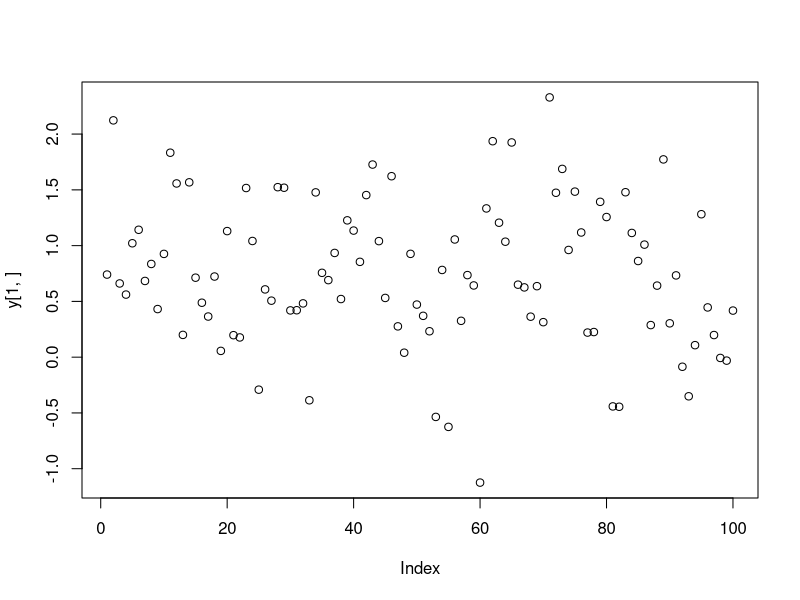
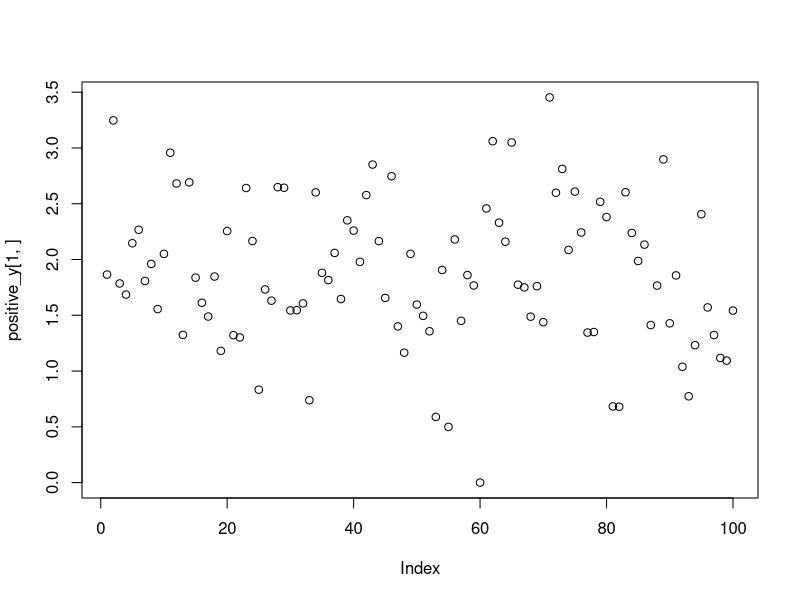
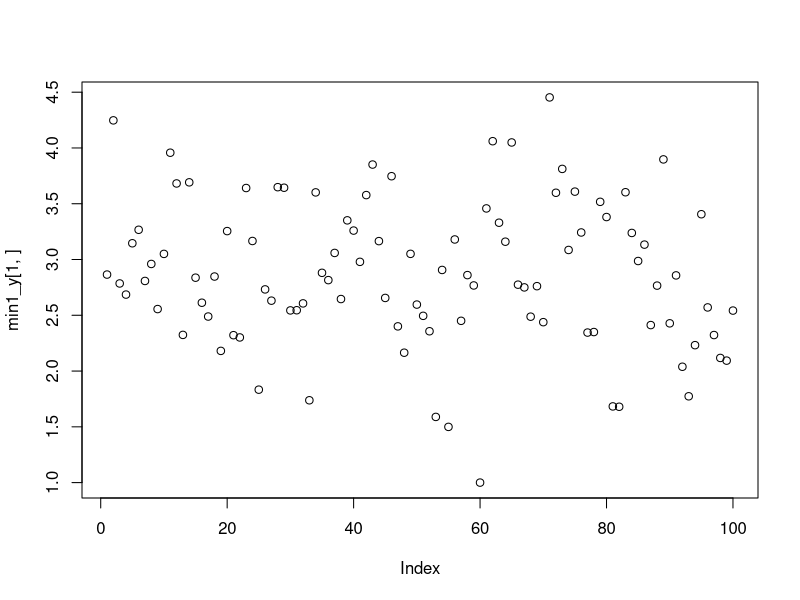
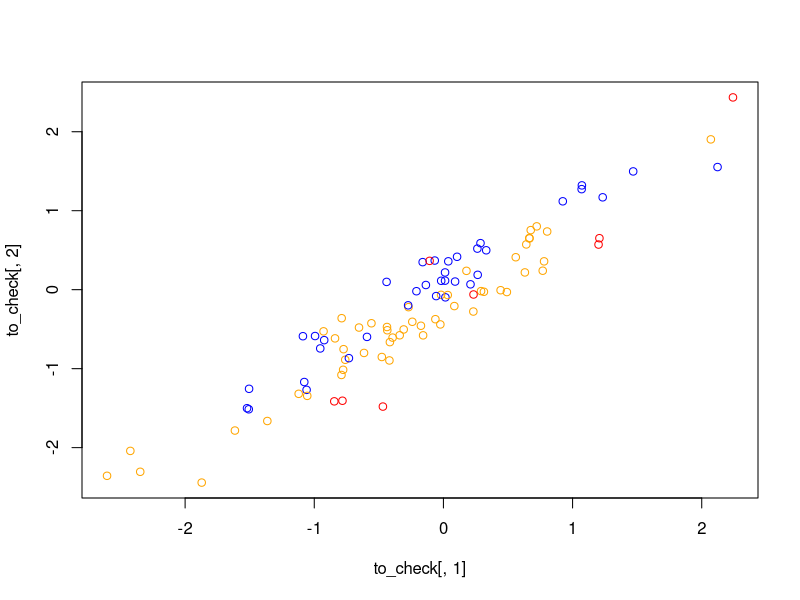

Reproduce these figures in R, in order. (Note: this script raises an error after producing the figures.)
### Log-likelihood for MVN with penalty ###
library(MASS)
library(mvtnorm)
library(Matrix)

## goals: 
# Optimize functions with loops: remove c() >> Done
# Increase the penalty: rho = 0.99 >> Done
# Set white noise variance: sigmasq = 1 
# Change w(t) from deterministic to sampled
# Remove constants from functions, split variables
# R style guide: make changes
# Split functions into different files
# Derive the real gradient function
# Assess the accuracy of optim with different pars



## conventions: 
# sample size and Time: T << n
n <- 100
Time <- 3 # if 1 -- cannot calculate the sigmasq

# Sigma: covariance matrix for AR(1)
Sigma <- function(t, rho){ # t:vector size; rho is fixed
    sigma <- matrix(NA, nrow = t, ncol = t)
    for(i in 1:t){
        for(j in 1:t){
            sigma[i,j] <- rho^abs(i-j)
        }
    }
    return(sigma)
}

# cov. matrix for MVN simulation: n samples
sigma <- Sigma(Time+1, rho = 0.95)

# simulate
x_values <- mvrnorm(n, rep(0, Time+1), sigma) # vector of length T+1

# Define w(t)=(T-t)/T :straight line with the negative slope: -1/T
# Calculate covariances between simulated X's using correlation form on 
# page3, (1) form.


# a correlation matrix: (using corr(y_x_i, y_x_j)) -- For simulation
calc_corr <- function(val, t, n) { #simulated X's
    omega <- matrix(NA, nrow = n, ncol = n)
    time <- 0:t
    for(i in 1:n) {
        for(j in 1:n) {
            omega[i,j] <- exp(-sum(((t-time+1)/(t+1))*(val[i,]-val[j,])^2))
        }
    }
    return(omega)
}

omega <- calc_corr(x_values, Time, n)

# simulate y
y <- rmvnorm(1, mean = rep(0, n), sigma = omega) 
plot(y[1,]) 
summary(y[1,]) # get the idea



# once we simulate Y's, let's see if they are generated correctly:
# We need positive y_values:
positive_y <- y + abs(min(y))# shift by the minimum value
plot(positive_y[1,])
min1_y <- positive_y + (1-min(positive_y)) # set minimum value of y = 1
plot(min1_y[1,])
# convert to colors:
colors <- colorRampPalette(c("red", "orange", "blue"))(3)[min1_y[1,]]
length(colors) #check if all y have been assigned colors
# add to dataframe:
to_check <- as.data.frame(x_values)
colnames(to_check) <- c("x0","x1")
to_check$colors <- colors

# Plotted are X's (default: n=100) and points are colored by Y:
plot(to_check[,1], to_check[,2], col = to_check$colors)
# close dots should be of the same color



# d: dataset combined: functional input and scale output
d <- cbind(x_values,t(y)) #colnames(d) <- c("t0", "t1", "y")

# w(t)=rho*w(t-1) + z_t, z_t ~ N(0,sigma_square)
# to find sigma_square:
find_sigmasq <- function(rho, t){
    time <- seq(0, t, by = 1)
    v <- (t-time+1)/(t+1)
    n <- length(v)
    z <- numeric(n-1) 
    for(i in 1:(n-1)) {
        z[i] <- v[i+1]-rho*v[i]
    }
    return(var(z))
}

find_sigmasq(0.99, 2)

# need omega -- general w/ w(t) as a vector. 
gcalc_corr <- function(d,w) { #retriev x's from d
    n <- nrow(d)
    time <- ncol(d)-1
    omega <- matrix(NA, nrow = n, ncol = n)
    
    # remove last column: y
    for(i in 1:n){
        for(j in 1:n){
            omega[i,j] <- exp(-sum(w*(d[i,-ncol(d)]-d[j,-ncol(d)])^2))
        }
    }
    return(omega)
}

pars <- seq(1, 1/(Time+1), len = Time+1)
trial <- gcalc_corr(d, pars) 
rankMatrix(trial)



# new log_lkl w/ penalty term to optimize:
loglkl_mvn_penalty <- function(w,d) { # 
    
    time <- ncol(d)-2
    # calculate the covariance matrix for yw
    omega <- gcalc_corr(d,w)
    # find sigma_square for the prior covariance matrix
    ssq <- find_sigmasq(0.99, time)
    # calculate the covariance matrix for w
    sigma <- ssq/(0.36)*Sigma(time+1, 0.99) ## remove constants
    
    # data model: log_likelihood 
    p_yw <- dmvnorm(d[,ncol(d)], mean = rep(0, nrow(d)), sigma = omega, log = TRUE)  
    
    # prior on w: log_likelihood
    p_w <- dmvnorm(w, mean = rep(0, time+1), sigma = sigma , log = TRUE)
    
    # the posterior which will be maximized
    result <- p_yw + p_w 
    
    return(result)
}


# w = (w_0, w_1, ... , w_100)
# set initial values for the parameters
pars <- seq(1, 1/(Time+1), len = Time+1)
pars2 <- seq(1,0.001, len = Time+1) #gives approximately the same results!

# use log_likelihood w/ penalty:
opt <- optim(par = pars, loglkl_mvn_penalty, d = d,
              control = list(fnscale = -1, maxit=4000))
opt$convergence 
opt$par
pars


# compare w/ pars2:
opt2 <- optim(par = pars2, loglkl_mvn_penalty, d = d,
             control = list(fnscale = -1, maxit=4000))
opt2$convergence 
opt2$par
pars2



# add numerical gradient to optim() 
calc_gradient_num <- function(w,d,epsilon=10^-8){
    # calculates the gradient numerically
    n <- length(w)
    gr <- numeric(n) 
    for(i in 1:n) {
        h <- rep(0,n); h[i] <- epsilon
        gr[i] <- (loglkl_mvn_penalty(w+h,d)-
                      loglkl_mvn_penalty(w,d))/epsilon
    }
    return(gr)
}


######## Automation ##########

# constant terms: simuated data
simulate_d <- function(Time, n){
    
    sigma <- Sigma(Time+1, rho = 0.95)
    
    # simulate X's
    x_values <- mvrnorm(n, rep(0, Time+1), sigma)
    
    #calculate omega for Y
    omega <- calc_corr(x_values, Time, n)
    
    # simulate
    y <- rmvnorm(1, mean = rep(0, n), sigma = omega)
    
    # combine datasets: functional input and scale output
    d <- cbind(x_values,t(y))
    
    return(d)
    
}

d <- simulate_d(10, 100)


# constant term: pars
pars <- seq(1, 1/(Time+1), len = Time+1) # true ones


estimate_w <- function(opt_f, grad, pars, d) { 
    
    # returns optim() output with tru parameter values
    opt <- optim(par = pars, opt_f, d = d, control = list(fnscale = -1,
                                                     maxit=10000),
                 gr = grad) # added gradient function
    
    print(pars)
    return(opt)
}

estimate_w(loglkl_mvn_penalty, calc_gradient)

































